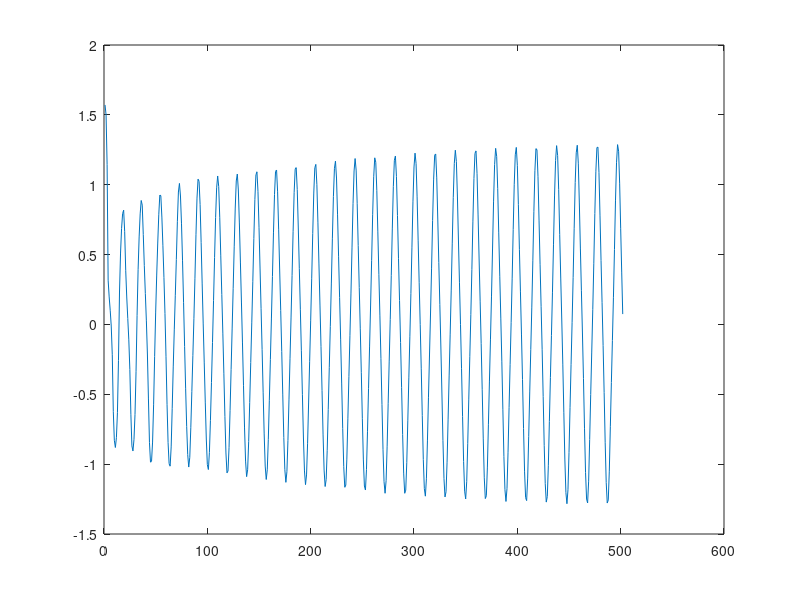

MATLAB code to generate this figure:
%%%%%%%%% PENDULO RESORTE - MET4
Lo  = 0.5;
g   = 9.81;
ksm = 98.1;
MP = [Lo,g,ksm]; %%% Matriz de parámetros
[ur0, vr0, ua0, va0] = deal(0.25, 0, pi/2, 0); %% Valores iniciales
%
function [res] = ar(MP,ur,ua,va)
  Lo  = MP(1);
  g   = MP(2);
  ksm = MP(3);
  res = (Lo+ur)*va^2 +g*cos(ua) -ksm*ur;
endfunction
%
function [res] = aa(MP,ur,vr,ua,va)
  Lo  = MP(1);
  g   = MP(2);
  res = -(2*vr*va +g*sin(ua))/(Lo+ur);
endfunction
%
Dt = 0.1;
tmax = 50;
rango = 0:Dt:tmax;
%
ur=[ur0];
vr=[vr0];
ua=[ua0];
va=[va0];
%
for i = rango
  ar0 = ar(MP,ur0,ua0,va0);     %%%
  aa0 = aa(MP,ur0,vr0,ua0,va0); %%%
  %
  ur1 = ur0 + 1/3*Dt*vr0 + 1/18*Dt^2*ar0; % EC 2.1
  ua1 = ua0 + 1/3*Dt*va0 + 1/18*Dt^2*aa0; % EC 2.1
  vr1 = vr0 + 1/3*Dt*ar0; % EC 2.2
  va1 = va0 + 1/3*Dt*aa0; % EC 2.2
  ar1 = ar(MP,ur1,ua1,va1); %%%
  aa1 = aa(MP,ur1,vr1,ua1,va1); %%%
  %
  ur2 = ur0 + 1/2*Dt*vr0 + 3/40*Dt^2*(2*ar0/3 + ar1); % EC 4.1
  ua2 = ua0 + 1/2*Dt*va0 + 3/40*Dt^2*(2*aa0/3 + aa1); % EC 4.1
  vr2 = vr0 + 1/8*Dt*ar0 + 3/8*Dt*ar1; % EC 4.2
  va2 = va0 + 1/8*Dt*aa0 + 3/8*Dt*aa1; % EC 4.2
  ar2 = ar(MP,ur2,ua2,va2);
  aa2 = aa(MP,ur2,vr2,ua2,va2);
  %
  ur3 = ur0 + 1*Dt*vr0 + 1/20*Dt^2*(ar0 + 9*ar1); % EC 6.1
  ua3 = ua0 + 1*Dt*va0 + 1/20*Dt^2*(aa0 + 9*aa1); % EC 6.1
  vr3 = vr0 + 1/2*Dt*(ar0 -3*ar1 + 4*ar2); % EC 6.2
  va3 = va0 + 1/2*Dt*(aa0 -3*aa1 + 4*aa2); % EC 6.2
  ar3 = ar(MP,ur3,ua3,va3);
  aa3 = aa(MP,ur3,vr3,ua3,va3);
  %
  ur4 = ur0 + Dt*vr0 + 1/6*Dt^2*(ar0 + 2*ar2); % EC 8.1
  ua4 = ua0 + Dt*va0 + 1/6*Dt^2*(aa0 + 2*aa2); % EC 8.1
  vr4 = vr0 + 1/6*Dt*(ar0 + 4*ar2 + ar3); % EC 8.2
  va4 = va0 + 1/6*Dt*(aa0 + 4*aa2 + aa3); % EC 8.2
%
   ur=[ur,ur3]; 
   vr=[vr,vr3];
   ua=[ua,ua3]; 
   va=[va,va3];
%
  ur0=ur3;
  ua0=ua3;
  vr0=vr3;
  va0=va3;
endfor
plot(ua)
%plot(ur.*sin(ua),ur.*cos(ua))
